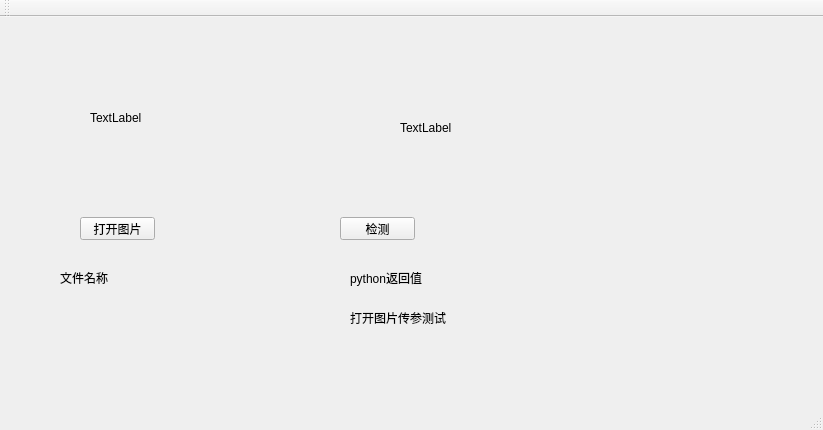
<?xml version="1.0" encoding="UTF-8"?>
<ui version="4.0">
 <class>damage_detectionClass</class>
 <widget class="QMainWindow" name="damage_detectionClass">
  <property name="geometry">
   <rect>
    <x>0</x>
    <y>0</y>
    <width>823</width>
    <height>430</height>
   </rect>
  </property>
  <property name="windowTitle">
   <string>damage_detection</string>
  </property>
  <widget class="QWidget" name="centralWidget">
   <widget class="QPushButton" name="pushButton_add">
    <property name="geometry">
     <rect>
      <x>80</x>
      <y>200</y>
      <width>75</width>
      <height>23</height>
     </rect>
    </property>
    <property name="text">
     <string>打开图片</string>
    </property>
   </widget>
   <widget class="QLabel" name="label_test">
    <property name="geometry">
     <rect>
      <x>350</x>
      <y>240</y>
      <width>451</width>
      <height>41</height>
     </rect>
    </property>
    <property name="text">
     <string>python返回值</string>
    </property>
   </widget>
   <widget class="QLabel" name="label_img">
    <property name="geometry">
     <rect>
      <x>90</x>
      <y>30</y>
      <width>191</width>
      <height>141</height>
     </rect>
    </property>
    <property name="text">
     <string>TextLabel</string>
    </property>
   </widget>
   <widget class="QPushButton" name="pushButton_detection">
    <property name="geometry">
     <rect>
      <x>340</x>
      <y>200</y>
      <width>75</width>
      <height>23</height>
     </rect>
    </property>
    <property name="text">
     <string>检测</string>
    </property>
   </widget>
   <widget class="QLabel" name="label_name">
    <property name="geometry">
     <rect>
      <x>60</x>
      <y>240</y>
      <width>301</width>
      <height>41</height>
     </rect>
    </property>
    <property name="text">
     <string>文件名称</string>
    </property>
   </widget>
   <widget class="QLabel" name="label">
    <property name="geometry">
     <rect>
      <x>400</x>
      <y>40</y>
      <width>191</width>
      <height>141</height>
     </rect>
    </property>
    <property name="text">
     <string>TextLabel</string>
    </property>
   </widget>
   <widget class="QLabel" name="label_test_2">
    <property name="geometry">
     <rect>
      <x>350</x>
      <y>280</y>
      <width>431</width>
      <height>41</height>
     </rect>
    </property>
    <property name="text">
     <string>打开图片传参测试</string>
    </property>
   </widget>
  </widget>
  <widget class="QMenuBar" name="menuBar">
   <property name="geometry">
    <rect>
     <x>0</x>
     <y>0</y>
     <width>823</width>
     <height>23</height>
    </rect>
   </property>
  </widget>
  <widget class="QToolBar" name="mainToolBar">
   <attribute name="toolBarArea">
    <enum>TopToolBarArea</enum>
   </attribute>
   <attribute name="toolBarBreak">
    <bool>false</bool>
   </attribute>
  </widget>
  <widget class="QStatusBar" name="statusBar"/>
 </widget>
 <layoutdefault spacing="6" margin="11"/>
 <resources>
  <include location="damage_detection.qrc"/>
 </resources>
 <connections/>
</ui>
